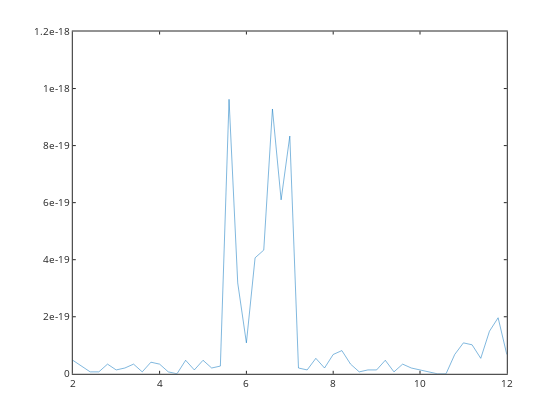

Write notebook code for a chart like this one.
### Code cell
plot(pH,MASSERR)

### Figure 1 — Plotly figure (JSON) as saved in the notebook; plotly's stock layout.template omitted (floating-point values rounded to 4 significant figures)
{"data": [{"line": {"color": "rgb(0,113,188)", "dash": "solid", "width": 0.5}, "marker": {"color": "rgb(0,113,188)", "line": {"color": "rgb(0,113,188)"}, "size": 6, "symbol": "none"}, "mode": "lines", "name": "", "showlegend": false, "type": "scatter", "visibility": true, "x": [2, 2.2, 2.4, 2.6, 2.8, 3, 3.2, 3.4, 3.6, 3.8, 4, 4.2, 4.4, 4.6, 4.8, 5, 5.2, 5.4, 5.6, 5.8, 6, 6.2, 6.4, 6.6, 6.8, 7, 7.2, 7.4, 7.6, 7.8, 8, 8.2, 8.4, 8.6, 8.8, 9, 9.2, 9.4, 9.6, 9.8, 10, 10.2, 10.4, 10.6, 10.8, 11, 11.2, 11.4, 11.6, 11.8, 12], "xaxis": "x", "y": [4.743e-20, 2.711e-20, 6.776e-21, 6.776e-21, 3.388e-20, 1.355e-20, 2.033e-20, 3.388e-20, 6.776e-21, 4.066e-20, 3.388e-20, 6.776e-21, 0, 4.743e-20, 1.355e-20, 4.743e-20, 2.033e-20, 2.711e-20, 9.622e-19, 3.185e-19, 1.084e-19, 4.066e-19, 4.337e-19, 9.283e-19, 6.099e-19, 8.335e-19, 2.033e-20, 1.355e-20, 5.421e-20, 2.033e-20, 6.776e-20, 8.132e-20, 3.388e-20, 6.776e-21, 1.355e-20, 1.355e-20, 4.743e-20, 6.776e-21, 3.388e-20, 2.033e-20, 1.355e-20, 6.776e-21, 0, 0, 6.776e-20, 1.084e-19, 1.016e-19, 5.421e-20, 1.491e-19, 1.965e-19, 6.776e-20], "yaxis": "y"}], "layout": {"height": 420, "hovermode": "closest", "margin": {"b": 0, "l": 0, "r": 0, "t": 0}, "plot_bgcolor": "rgba(0, 0, 0, 0)", "showlegend": false, "width": 560, "xaxis": {"anchor": "y", "autorange": false, "domain": [0.13, 0.905], "exponentformat": "none", "gridcolor": "rgba(38,38,38,0.15)", "gridwidth": 1, "linecolor": "rgb(38,38,38)", "linewidth": 1, "mirror": "ticks", "range": [2, 12], "showgrid": false, "showline": true, "side": "bottom", "spikedash": "solid", "spikemode": "across", "spikesides": false, "spikethickness": 1, "tickangle": 0, "tickcolor": "rgb(38,38,38)", "tickfont": {"color": "rgb(38,38,38)", "size": 10}, "ticklen": 3, "ticks": "inside", "ticktext": ["2", "4", "6", "8", "10", "12"], "tickvals": [2, 4, 6, 8, 10, 12], "title": {"font": {"color": "rgb(0, 0, 0)", "size": 11}, "text": ""}, "type": "linear", "visible": true, "zeroline": false}, "yaxis": {"anchor": "x", "autorange": false, "domain": [0.11, 0.925], "exponentformat": "none", "gridcolor": "rgba(38,38,38,0.15)", "gridwidth": 1, "linecolor": "rgb(38,38,38)", "linewidth": 1, "mirror": "ticks", "range": [0, 1.2e-18], "showgrid": false, "showline": true, "side": "left", "spikedash": "solid", "spikemode": "across", "spikesides": false, "spikethickness": 1, "tickangle": 0, "tickcolor": "rgb(38,38,38)", "tickfont": {"color": "rgb(38,38,38)", "size": 10}, "ticklen": 3, "ticks": "inside", "ticktext": ["0", "2e-19", "4e-19", "6e-19", "8e-19", "1e-18", "1.2e-18"], "tickvals": [0, 2e-19, 4e-19, 6e-19, 8e-19, 1e-18, 1.2e-18], "title": {"font": {"color": "rgb(0, 0, 0)", "size": 11}, "text": ""}, "type": "linear", "visible": true, "zeroline": false}}}
